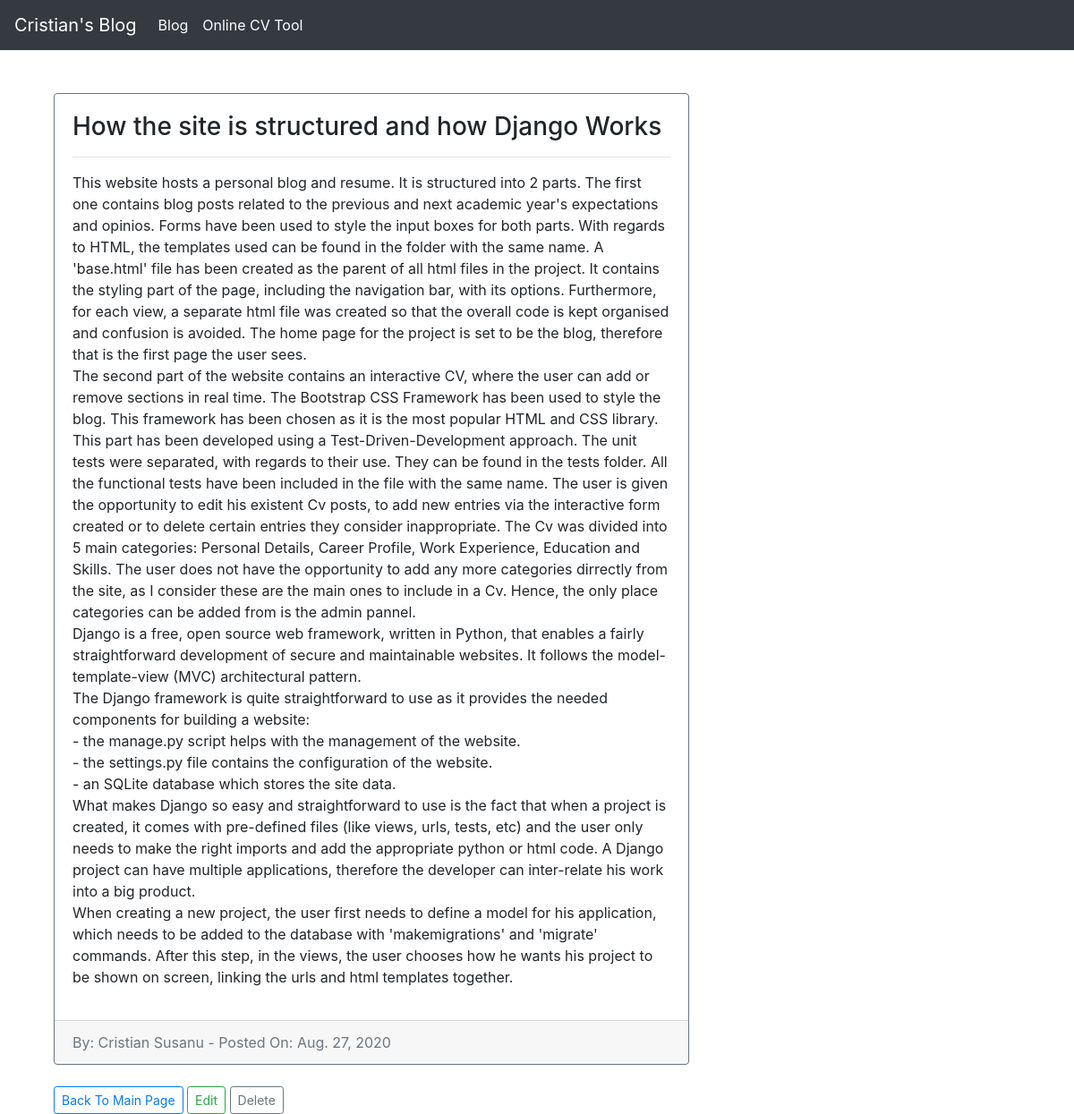
Page /post/7 on the committed database.
### blog/models.py (models this page shows, shortened)
class Post(models.Model):
    title = models.CharField(max_length=255)
    text = models.TextField()
    post_date = models.DateField(auto_now_add=True)

### blog/views.py (the view)
# urls.py: path('post/<int:pk>', PostDetailView.as_view(), name="post-details"),
class PostDetailView(DetailView):
    model = Post
    template_name = 'post_details.html'

### blog/templates/post_details.html (shortened to what this page needs)
{% extends 'base.html' %}
{% block content %}
	<div class="col-md-8">
		<div class="card mb-4 mt-4 border-secondary">
			<div class="card-body">
				<h3 class="card-title">{{ post.title }}</h3>
				<hr>
				<p class="card-text">{{ post.text|linebreaks }}</p>
			</div>
			<div class="card-footer text-muted">
				By: Cristian Susanu - Posted On: {{ post.post_date }}
			</div>
		</div>
		<a href="{% url 'home' %}" class="btn btn-outline-primary btn-sm">Back To Main Page</a>
		<a href="{% url 'edit-post' post.pk %}"  class="btn btn-outline-success btn-sm">Edit</a>
		<a href="{% url 'delete-post' post.pk %}"  class="btn btn-outline-secondary btn-sm">Delete</a>
	</div>
{% endblock %}

### rows in the picture
Post: title "How the site is structured and how Django Works", text "This website hosts a personal blog and resume. It is structured into 2 parts. The first one contains blog posts related to the previous and next academic year's expectations and opinios. Forms have been used to style the input boxes for both parts. With regards to HTML, the templates used can be found in the folder with the same name. A 'base.html' file has been created as the parent of all html files in the project. It contains the styling part of the page, including the navigation bar, with its options. Furthermore, for each view, a separate html file was created so that the overall code is kept organised and confusion is avoided. The home page for the project is set to be the blog,…", post_date "Aug. 27, 2020"
